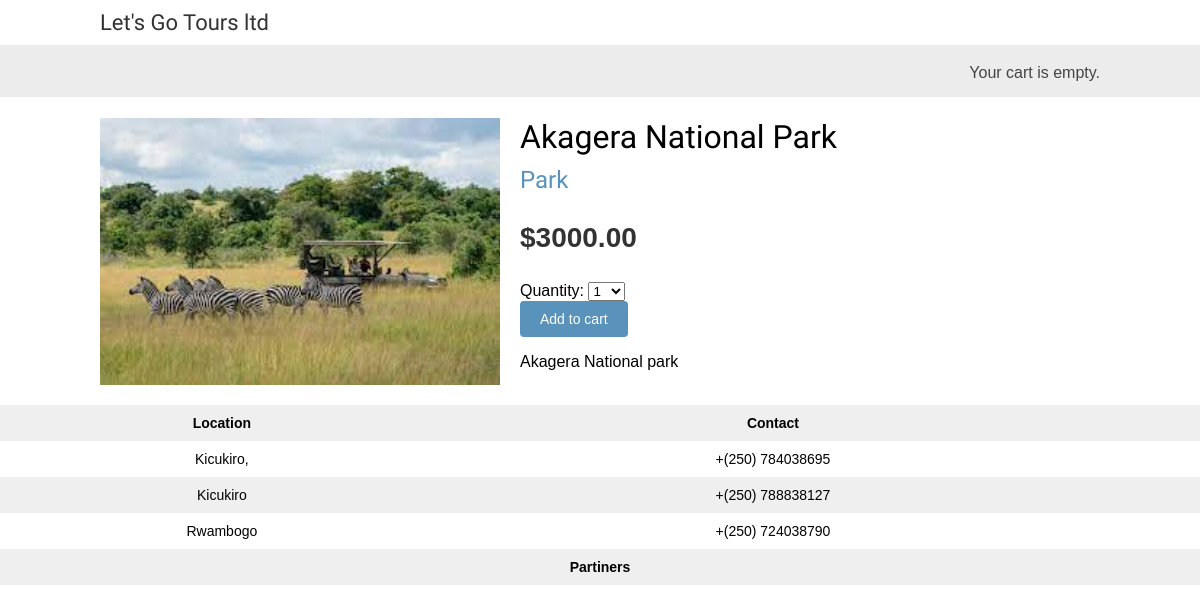
/1/akagera-national-park/, run on an earlier commit of the app's database.
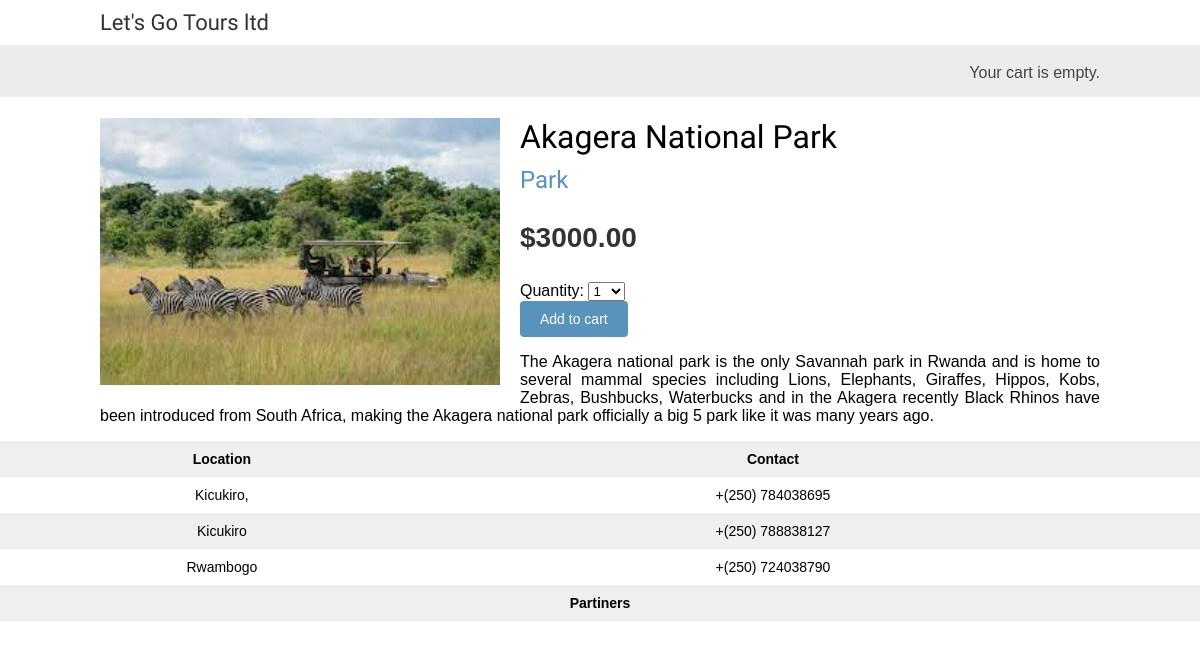
And on a later commit of the database.
### shop/models.py (models this page shows, shortened)
class Product(models.Model):
    category=models.ForeignKey(Category,
                               related_name='products',
                               on_delete=models.CASCADE)
    name=models.CharField(max_length=200)
    slug=models.SlugField(max_length=200)
    image=models.ImageField(upload_to='product/%Y/%m/%d',
                            blank=True)
    description=models.TextField(blank=True)
    price=models.DecimalField(max_digits=10,
                              decimal_places=2)
    available=models.BooleanField(default=True)
    created=models.DateTimeField(auto_now_add=True)
    updated=models.DateTimeField(auto_now=True)
    class Meta:
        ordering=['name']
        indexes=[
            models.Index(fields=['id','slug']),
            models.Index(fields=['name']),
            models.Index(fields=['-created'])
        ]

class Category(models.Model):
    name=models.CharField(max_length=200)
    slug=models.SlugField(max_length=200,
                          unique=True)
    class Meta:
        ordering=['name']
        indexes=[
            models.Index(fields=['name']),
        ]
        verbose_name='category'
        verbose_name_plural='categories'
    def __str__(self):
        return self.name
    def get_absolute_url(self):
        return reverse('shop:product_list_by_category',
                       args=[self.slug])

### shop/views.py (the view)
# urls.py: path('<int:id>/<slug:slug>/',views.product_detail,name='product_detail')
def product_detail(request,id,slug):
    product=get_object_or_404(Product,
                              id=id,
                              slug=slug,
                              available=True)
    cart_product_form=CartAddProductForm()
    return render(request,
                  'shop/product/detail.html',
                  {'product':product,
                   'cart_product_form':cart_product_form})

### cart/forms.py
class CartAddProductForm(forms.Form):
    quantity=forms.TypedChoiceField(
                                choices=PRODUCT_QUANTITY_CHOICES,coerce=int)
    override=forms.BooleanField(required=False,
                                initial=False,
                                widget=forms.HiddenInput)

### cart/cart.py (called while the page is built)
    def __len__(self):
        return sum(item['quantity'] for item in self.cart.values())

### cart/context_processor.py (called while the page is built)
def cart(request):
    return{'cart': Cart(request)}

### shop/templates/shop/product/detail.html (shortened to what this page needs)
{% extends "shop/base.html" %}
{% load static %}
{% block content %}
 <div class="product-detail">
 <img src="{% if product.image %}{{ product.image.url }}{% else %}
 {% static "img/no_image.png" %}{% endif %}">
 <h1>{{ product.name }}</h1>
 <h2>
 <a href="{{ product.category.get_absolute_url }}">
 {{ product.category }}
 </a>
 </h2>
 <p class="price">${{ product.price }}</p>
 <form action="{% url "cart:cart_add" product.id %}" method="post">
    {{ cart_product_form }}
    <input type="submit" value="Add to cart">
   </form>
 {{ product.description|linebreaks }}
 </div>
{% endblock %}

What changed in the data, as far as the page shows it:
changed Product "Akagera National Park": description "Akagera National park" → "The Akagera national park is the only Savannah park in Rwanda and is home to several mammal species including Lions, Elephants, Giraffes, Hippos, Kobs, Zebras, Bushbucks, Waterbucks and in the Akagera recently Black Rhinos have been introduced from South Africa, making the Akagera national park officially a big 5 park like it was many years ago."
